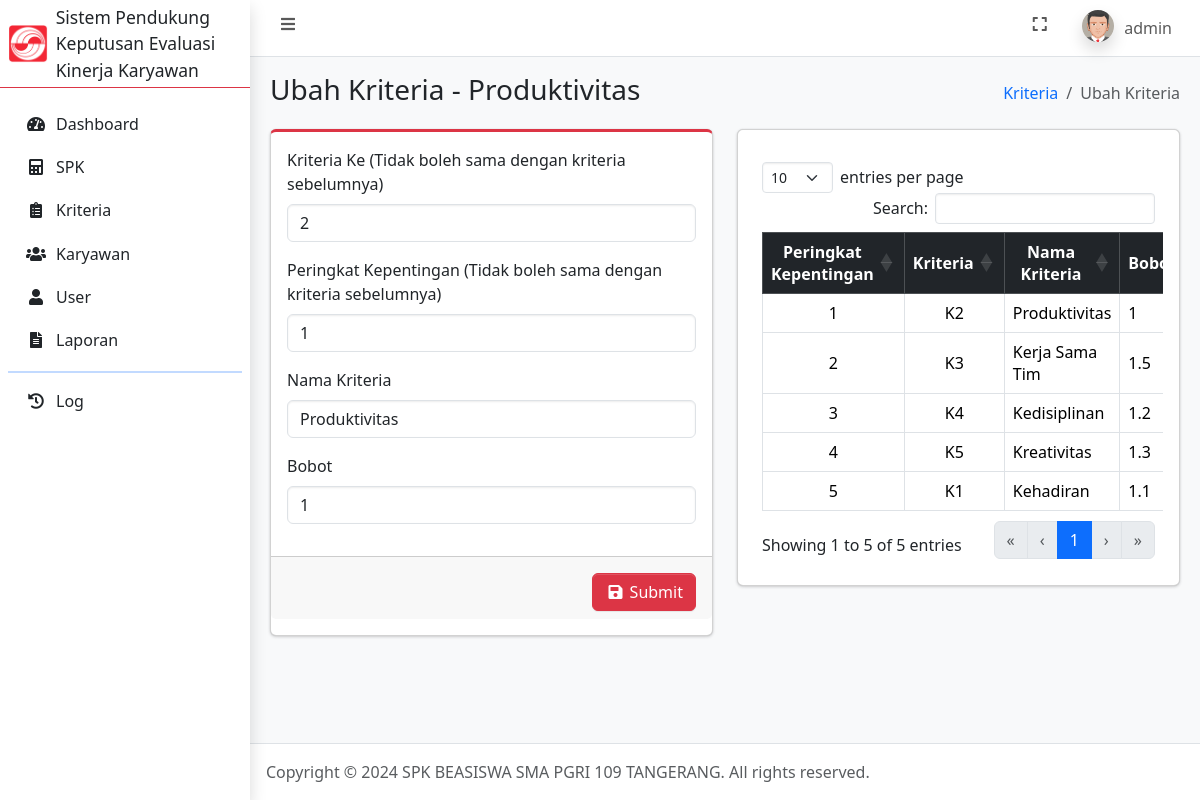
The page /ubah_kriteria.php?id_kriteria=1 (signed in) on the database its author committed.
### tables this page shows
CREATE TABLE `user` (
  `id_user` int(11) NOT NULL,
  `username` varchar(100) NOT NULL,
  `password` varchar(255) NOT NULL,
  `jabatan` enum('admin','petugas') NOT NULL,
  `nama` varchar(100) NOT NULL,
  `foto` text NOT NULL,
  `dibuat_pada` timestamp NOT NULL DEFAULT current_timestamp()
);

CREATE TABLE `kriteria` (
  `id_kriteria` int(11) NOT NULL,
  `kriteria_ke` int(11) NOT NULL,
  `peringkat_kepentingan` int(11) NOT NULL,
  `nama_kriteria` varchar(100) NOT NULL,
  `bobot` float NOT NULL,
  `bobot_normalisasi` float DEFAULT NULL,
  `dibuat_pada` datetime NOT NULL DEFAULT current_timestamp()
);

### connection.php (called while the page is built, shortened)
<?php
	$host = 'localhost';
	$user = 'root';
	$pass = '';
	$database = 'spk_evaluasi_kinerja_karyawan';
	$conn = mysqli_connect($host, $user, $pass, $database);
    if (isset($_SESSION['id_user'])) {
    	$id_user = $_SESSION['id_user'];
		$dataUser = mysqli_fetch_assoc(mysqli_query($conn, "SELECT * FROM user WHERE id_user = $id_user"));
	}
?>

### ubah_kriteria.php (the view, shortened to what this page needs)
<?php
    require_once 'connection.php';
    $kriteria = mysqli_query($conn, "SELECT * FROM kriteria ORDER BY peringkat_kepentingan ASC");
    $id_kriteria = $_GET['id_kriteria'];
    $data_kriteria = mysqli_fetch_assoc(mysqli_query($conn, "SELECT * FROM kriteria WHERE id_kriteria = '$id_kriteria'"));
?>
<!DOCTYPE html>
<html lang="en">
<head>
    <?php include_once 'include/head.php'; ?>
</head>
<body class="layout-fixed sidebar-expand-lg bg-body-tertiary">
    <div class="app-wrapper">
        <?php include_once 'include/navbar.php'; ?>
        <?php include_once 'include/sidebar.php'; ?>
        <main class="app-main">
            <div class="app-content-header">
                <div class="container-fluid">
                    <div class="row">
                        <div class="col-sm-6">
                            <h3 class="mb-0">Ubah Kriteria - <?= $data_kriteria['nama_kriteria']; ?></h3>
                        </div>
                        <div class="col-sm-6">
                            <ol class="breadcrumb float-sm-end">
                                <li class="breadcrumb-item"><a href="kriteria.php">Kriteria</a></li>
                                <li class="breadcrumb-item active" aria-current="page">
                                    Ubah Kriteria
                                </li>
                            </ol>
                        </div>
                    </div>
                </div>
            </div>
            <div class="app-content">
                <div class="container-fluid">
                    <div class="row">
                        <div class="col-6">
                            <div class="card card-danger card-outline mb-4">
                                <form method="post" enctype="multipart/form-data">
                                    <div class="card-body">
                                        <div class="mb-3">
                                            <label for="kriteria_ke" class="form-label">Kriteria Ke (Tidak boleh sama dengan kriteria sebelumnya)</label>
                                            <input type="number" class="form-control" id="kriteria_ke" value="<?= $data_kriteria['kriteria_ke']; ?>" name="kriteria_ke" required>
                                        </div>
                                        <div class="mb-3">
                                            <label for="peringkat_kepentingan" class="form-label">Peringkat Kepentingan (Tidak boleh sama dengan kriteria sebelumnya)</label>
                                            <input type="number" class="form-control" id="peringkat_kepentingan" value="<?= $data_kriteria['peringkat_kepentingan']; ?>" name="peringkat_kepentingan" required>
                                        </div>
                                        <div class="mb-3">
                                            <label for="nama_kriteria" class="form-label">Nama Kriteria</label>
                                            <input type="text" class="form-control" id="nama_kriteria" value="<?= $data_kriteria['nama_kriteria']; ?>" name="nama_kriteria" required>
                                        </div>
                                        <div class="mb-3">
                                            <label for="bobot" class="form-label">Bobot</label>
                                            <input type="number" min="0" step="0.001" class="form-control" id="bobot" value="<?= $data_kriteria['bobot']; ?>" name="bobot" required>
                                        </div>
                                    </div>
                                    <div class="card-footer pt-3 text-end">
                                        <button type="submit" name="btnUbahKriteria" class="btn btn-danger"><i class="fas fa-fw fa-save"></i> Submit</button>
                                    </div>
                                </form>
                            </div>
                        </div>
                        <div class="col-6">
                            <div class="card">
                                <div class="card-body">
                                    <div class="table-responsive p-2">
                                        <table class="table table-bordered" id="table_id">
                                            <thead class="table-dark">
                                                <tr>
                                                    <th class="text-center align-middle">Peringkat Kepentingan</th>
                                                    <th class="text-center align-middle">Kriteria</th>
                                                    <th class="text-center align-middle">Nama Kriteria</th>
                                                    <th class="text-center align-middle">Bobot</th>
                                                </tr>
                                            </thead>
                                            <tbody>
                                                <?php foreach ($kriteria as $dk): ?>
                                                    <tr>
                                                        <td class="align-middle text-center"><?= $dk['peringkat_kepentingan']; ?></td>
                                                        <td class="text-center align-middle">K<?= $dk['kriteria_ke']; ?></td>
                                                        <td class="align-middle text-start"><?= $dk['nama_kriteria']; ?></td>
                                                        <td class="align-middle text-start"><?= $dk['bobot']; ?></td>
                                                    </tr>
                                                <?php endforeach ?>
                                            </tbody>
                                        </table>
                                    </div>
                                </div>
                            </div>
                        </div>
                    </div>
                </div>
            </div>
        </main>
        <?php include_once 'include/footer.php'; ?>
    </div>
</body>
</html>

### include/navbar.php (shortened to what this page needs)
<nav class="app-header navbar navbar-expand bg-body">
    <div class="container-fluid">
        <ul class="navbar-nav">
            <li class="nav-item"> <a class="nav-link" data-lte-toggle="sidebar" href="#" role="button"> <i class="fas fa-fw fa-bars"></i> </a> </li>
        </ul>
        <ul class="navbar-nav ms-auto">
            <li class="nav-item"> <a class="nav-link" href="#" data-lte-toggle="fullscreen"> <i data-lte-icon="maximize" class="fas fa-fw fa-expand"></i> </a> </li>
            <li class="nav-item dropdown user-menu">
                <a href="#" class="nav-link dropdown-toggle" data-bs-toggle="dropdown" aria-expanded="false">
                    <img src="assets/img/profiles/<?= $dataUser['foto']; ?>" class="user-image rounded-circle shadow" alt="User Image">
                    <span class="d-none d-md-inline"><?= $dataUser['username']; ?></span>
                </a>
            </li>
        </ul>
    </div>
</nav>

### rows shown on the page
user: foto (placeholder picture), username "admin"
kriteria: nama_kriteria "Produktivitas", kriteria_ke "2", peringkat_kepentingan "1", bobot "1"
kriteria: peringkat_kepentingan "2", kriteria_ke "3", nama_kriteria "Kerja Sama Tim", bobot "1.5"
kriteria: peringkat_kepentingan "3", kriteria_ke "4", nama_kriteria "Kedisiplinan", bobot "1.2"
kriteria: peringkat_kepentingan "4", kriteria_ke "5", nama_kriteria "Kreativitas", bobot "1.3"
kriteria: peringkat_kepentingan "5", kriteria_ke "1", nama_kriteria "Kehadiran", bobot "1.1"
